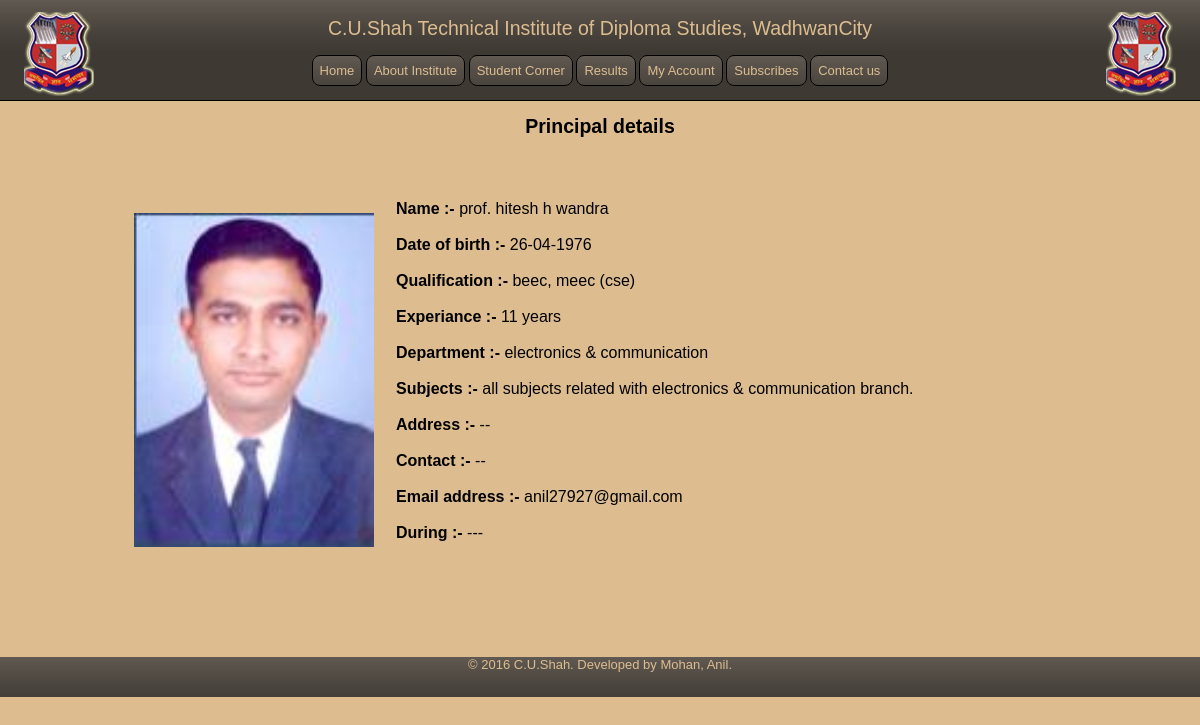
Screenshot of /principal.php with the database file from the repository.
### tables this page shows
CREATE TABLE IF NOT EXISTS `principal` (
  `id` int(4) NOT NULL AUTO_INCREMENT,
  `fname` text,
  `dob` text,
  `qual` text,
  `expe` text,
  `depa` text,
  `subj` text,
  `address` text,
  `contact` text,
  `email` text,
  `img` text,
  `during` text,
  UNIQUE KEY `id` (`id`)
);

### principal.php (the view, shortened to what this page needs)
<?php include_once "import.php"; ?>
<html>
<head>
</head>
<body>
	<?php include_once "topbar.php"; ?>
	<div class="content">
		<center><h2>Principal details</h2></center><br/>
		<br/><br/><br/>
		<table style='margin-left:10%'>
		<?php
			$latest_news=mysql_query("select * from principal order by id desc");
			while($row=mysql_fetch_array($latest_news)) {
				echo "<td><img src='principal.jpg' style='width:240px'/></td>";
				echo "<td style='padding-left:20px'>";
					echo "<b>Name :-</b> ".$row[1]."<br/><br/>";
					echo "<b>Date of birth :-</b> ".$row[2]."<br/><br/>";
					echo "<b>Qualification :-</b> ".$row[3]."<br/><br/>";
					echo "<b>Experiance :-</b> ".$row[4]."<br/><br/>";
					echo "<b>Department :-</b> ".$row[5]."<br/><br/>";
					echo "<b>Subjects :-</b> ".$row[6]."<br/><br/>";
					echo "<b>Address :-</b> ".$row[7]."<br/><br/>";
					echo "<b>Contact :-</b> ".$row[8]."<br/><br/>";
					echo "<b>Email address :-</b> ".$row[9]."<br/><br/>";
					echo "<b>During :-</b> ".$row[11]."<br/><br/>";
				echo "</td>";
				break;
			}
		?>
		</table>
	</div>
	<?php include_once "bottombar.php"; ?>
</body>
</html>

### style.css (style rules this page uses)
* { margin:0px; padding:0px; font: Tahoma, Geneva, sans-serif; }
h1,h2,h3,h4 { font: auto Tahoma, Geneva, sans-serif; }
body { font: normal 1.0em sans-serif; line-height: 1.5em; background:#ddbd90; color:url(img/bg.gif); font: 13px Tahoma, Geneva, sans-serif; }
.content { margin-top:15px; margin-bottom:15px; word-wrap:break-word; padding:15px;margin-bottom:80px; }

### rows the page displays
principal: fname "prof. hitesh h wandra", dob "26-04-1976", qual "beec, meec (cse)", expe "11 years", depa "electronics & communication", subj "all subjects related with electronics & communication branch.", address "--", contact "--", email "anil27927@gmail.com", during "---"
